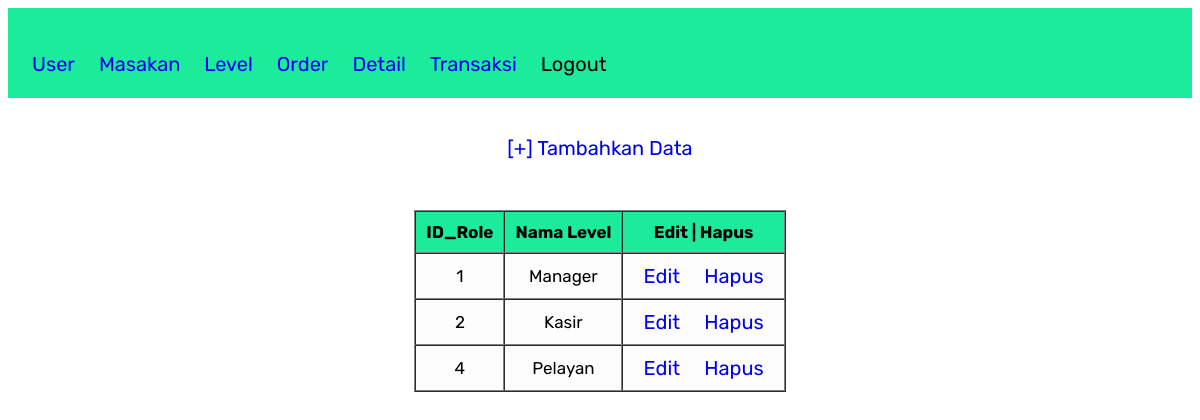
Page /LihatLevel.php on the committed database.
### tables this page shows
CREATE TABLE `role` (
  `Id_Role` int(11) NOT NULL,
  `Nama` varchar(50) NOT NULL
);

### LihatLevel.php (the view, shortened to what this page needs)
<!DOCTYPE html>
<html lang="en">
<head>
    <link rel="stylesheet" type="text/css" href="myStyle1.css">
</head>
<?php
    include 'connection.php';
    $sql = "SELECT * FROM role";
    $data = mysqli_query($conn , $sql);
    ?>
<body>
    <div class="nav">
        <ul>
            <li><a href="LihatUser.php">User </a></li>
            <li><a href="ListMasakan.php">Masakan </a></li>
            <li><a href="LihatLevel.php">Level </a></li>
            <li><a href="orderMasakan.php">Order </a></li>
            <li><a href="#">Detail </a></li>
            <li><a href="tampil_transaksi.php">Transaksi </a></li>
            <li><a href="logout.php" method="post" class="logout">Logout </a></li>
        </ul>
    </div>
    <br>
    <br>
    <center>
        <a href="tambahLv.php">[+] Tambahkan Data</a>
        <br>
        <table border="1" cellspacing="0" cellpadding="10px">
            <thead>
                <tr>
                    <th>ID_Role</th>
                    <th>Nama Level</th>
                    <th>Edit | Hapus</th>
                </tr>
            </thead>
            <tbody>
                <?php foreach ($data as $row) : ?>
                <tr>
                    <td><?= $row["Id_Role"]; ?></td>
                    <td><?= $row["Nama"]; ?></td>
                    <td>
                        <?php
                        echo "<a href='editLv.php?id=$row[Id_Role]'>Edit</a>";
                        ?>
                        <a href="hapusLv.php?id=<?=$row['Id_Role']; ?>" onClick="return confirm ('yakin?');">Hapus</a>
                    </td>
                </tr>
                <?php endforeach; ?>
            </tbody>
        </table>
    </center>
</body>
</html>

### myStyle1.css (style rules this page uses)
body { background-color: #ffffff; font-family: "Rubik", sans-serif; }
a { text-decoration: none; font-size: 20px; font-family: "Rubik", sans-serif; padding: 14px 10px }
th { font-size: 17px; background: rgb(27, 235, 155); color: #000000; }
td { background: rgb(253, 253, 253); color: #000000; font-size: 17px; }
ul { padding: 14px; }
li { list-style: none; display: inline-flex; }
li a { background: rgb(27, 235, 155); }
.nav { background: rgb(27, 235, 155); height: 90px; text-align: left; width: 100%; display: flex; }
.logout { border: none; font-size: 20px; background: rgb(27, 235, 155); color: rgb(0, 0, 0); }
table { text-align: center; margin-top: 50px; }

### rows in the picture
role: Id_Role "1", Nama "Manager"
role: Id_Role "2", Nama "Kasir"
role: Id_Role "4", Nama "Pelayan"
